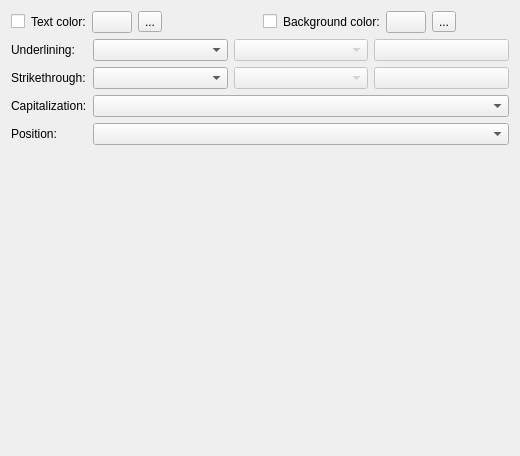
<?xml version="1.0" encoding="UTF-8"?>
<ui version="4.0">
 <class>CharacterHighlighting</class>
 <widget class="QWidget" name="CharacterHighlighting">
  <property name="geometry">
   <rect>
    <x>0</x>
    <y>0</y>
    <width>520</width>
    <height>456</height>
   </rect>
  </property>
  <layout class="QVBoxLayout">
   <item>
    <layout class="QGridLayout" name="fontLayout"/>
   </item>
   <item>
    <layout class="QHBoxLayout">
     <item>
      <layout class="QHBoxLayout" stretch="0,0,0,0,1">
       <item>
        <widget class="QCheckBox" name="enableText"/>
       </item>
       <item>
        <widget class="QLabel" name="textColorLabel">
         <property name="text">
          <string>Text color:</string>
         </property>
         <property name="buddy">
          <cstring>textColor</cstring>
         </property>
        </widget>
       </item>
       <item>
        <widget class="KColorButton" name="textColor"/>
       </item>
       <item>
        <widget class="QToolButton" name="resetTextColor">
         <property name="text">
          <string>...</string>
         </property>
        </widget>
       </item>
       <item>
        <spacer>
         <property name="orientation">
          <enum>Qt::Horizontal</enum>
         </property>
         <property name="sizeHint" stdset="0">
          <size>
           <width>0</width>
           <height>0</height>
          </size>
         </property>
        </spacer>
       </item>
      </layout>
     </item>
     <item>
      <layout class="QHBoxLayout" stretch="0,0,0,0,1">
       <item>
        <widget class="QCheckBox" name="enableBackground">
         <property name="text">
          <string/>
         </property>
        </widget>
       </item>
       <item>
        <widget class="QLabel" name="backgroundColorLabel">
         <property name="text">
          <string>Background color:</string>
         </property>
         <property name="buddy">
          <cstring>backgroundColor</cstring>
         </property>
        </widget>
       </item>
       <item>
        <widget class="KColorButton" name="backgroundColor"/>
       </item>
       <item>
        <widget class="QToolButton" name="resetBackground">
         <property name="text">
          <string>...</string>
         </property>
        </widget>
       </item>
       <item>
        <spacer>
         <property name="orientation">
          <enum>Qt::Horizontal</enum>
         </property>
         <property name="sizeHint" stdset="0">
          <size>
           <width>0</width>
           <height>0</height>
          </size>
         </property>
        </spacer>
       </item>
      </layout>
     </item>
    </layout>
   </item>
   <item>
    <layout class="QFormLayout">
     <item row="0" column="0">
      <widget class="QLabel">
       <property name="text">
        <string>Underlining:</string>
       </property>
       <property name="buddy">
        <cstring>underlineStyle</cstring>
       </property>
      </widget>
     </item>
     <item row="0" column="1">
      <layout class="QHBoxLayout">
       <item>
        <widget class="KComboBox" name="underlineStyle"/>
       </item>
       <item>
        <widget class="KComboBox" name="underlineLineStyle">
         <property name="enabled">
          <bool>false</bool>
         </property>
        </widget>
       </item>
       <item>
        <widget class="KColorButton" name="underlineColor">
         <property name="enabled">
          <bool>false</bool>
         </property>
        </widget>
       </item>
      </layout>
     </item>
     <item row="1" column="0">
      <widget class="QLabel">
       <property name="text">
        <string>Strikethrough:</string>
       </property>
       <property name="buddy">
        <cstring>strikethroughType</cstring>
       </property>
      </widget>
     </item>
     <item row="1" column="1">
      <layout class="QHBoxLayout">
       <item>
        <widget class="QComboBox" name="strikethroughType"/>
       </item>
       <item>
        <widget class="QComboBox" name="strikethroughLineStyle">
         <property name="enabled">
          <bool>false</bool>
         </property>
        </widget>
       </item>
       <item>
        <widget class="KColorButton" name="strikethroughColor">
         <property name="enabled">
          <bool>false</bool>
         </property>
        </widget>
       </item>
      </layout>
     </item>
     <item row="2" column="0">
      <widget class="QLabel">
       <property name="text">
        <string>Capitalization:</string>
       </property>
       <property name="buddy">
        <cstring>capitalizationList</cstring>
       </property>
      </widget>
     </item>
     <item row="2" column="1">
      <widget class="QComboBox" name="capitalizationList"/>
     </item>
     <item row="3" column="0">
      <widget class="QLabel">
       <property name="text">
        <string comment="Character position">Position:</string>
       </property>
       <property name="buddy">
        <cstring>positionList</cstring>
       </property>
      </widget>
     </item>
     <item row="3" column="1">
      <widget class="QComboBox" name="positionList"/>
     </item>
    </layout>
   </item>
   <item>
    <spacer>
     <property name="orientation">
      <enum>Qt::Vertical</enum>
     </property>
     <property name="sizeHint" stdset="0">
      <size>
       <width>0</width>
       <height>0</height>
      </size>
     </property>
    </spacer>
   </item>
  </layout>
 </widget>
 <customwidgets>
  <customwidget>
   <class>KColorButton</class>
   <extends>QPushButton</extends>
   <header>kcolorbutton.h</header>
   <container>1</container>
  </customwidget>
  <customwidget>
   <class>KComboBox</class>
   <extends>QComboBox</extends>
   <header>kcombobox.h</header>
  </customwidget>
 </customwidgets>
 <includes>
  <include location="local">kcolorbutton.h</include>
  <include location="local">kcombobox.h</include>
 </includes>
 <resources/>
 <connections/>
</ui>
